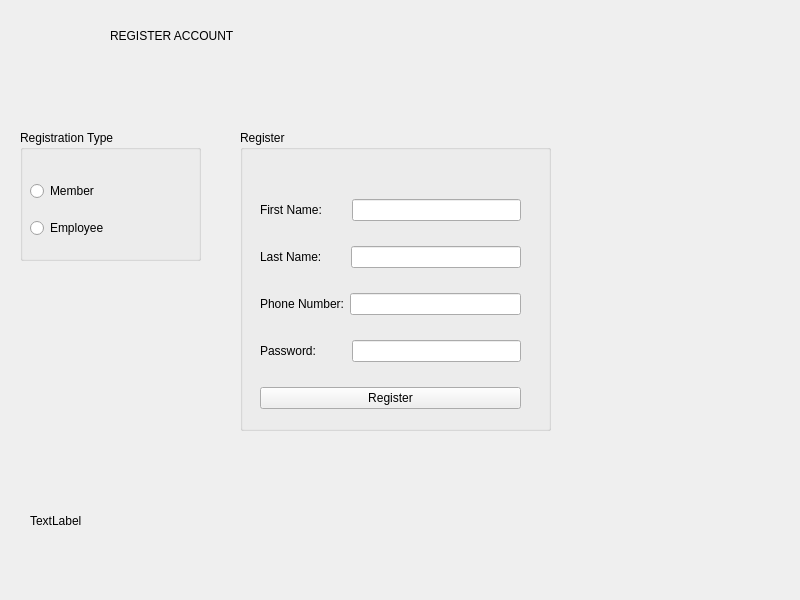
<?xml version="1.0" encoding="UTF-8"?>
<ui version="4.0">
 <class>RegisterAccount</class>
 <widget class="QMainWindow" name="RegisterAccount">
  <property name="geometry">
   <rect>
    <x>0</x>
    <y>0</y>
    <width>800</width>
    <height>600</height>
   </rect>
  </property>
  <property name="windowTitle">
   <string>MainWindow</string>
  </property>
  <widget class="QWidget" name="centralwidget">
   <widget class="QLabel" name="label">
    <property name="geometry">
     <rect>
      <x>110</x>
      <y>20</y>
      <width>161</width>
      <height>31</height>
     </rect>
    </property>
    <property name="text">
     <string>REGISTER ACCOUNT</string>
    </property>
   </widget>
   <widget class="QGroupBox" name="groupBox">
    <property name="geometry">
     <rect>
      <x>240</x>
      <y>130</y>
      <width>311</width>
      <height>301</height>
     </rect>
    </property>
    <property name="title">
     <string>Register</string>
    </property>
    <widget class="QWidget" name="layoutWidget">
     <property name="geometry">
      <rect>
       <x>20</x>
       <y>50</y>
       <width>261</width>
       <height>249</height>
      </rect>
     </property>
     <layout class="QVBoxLayout" name="verticalLayout">
      <item>
       <layout class="QHBoxLayout" name="horizontalLayout">
        <item>
         <widget class="QLabel" name="label_2">
          <property name="text">
           <string>First Name:       </string>
          </property>
         </widget>
        </item>
        <item>
         <widget class="QLineEdit" name="lineEdit_firstname"/>
        </item>
       </layout>
      </item>
      <item>
       <layout class="QHBoxLayout" name="horizontalLayout_2">
        <item>
         <widget class="QLabel" name="label_3">
          <property name="text">
           <string>Last Name:       </string>
          </property>
         </widget>
        </item>
        <item>
         <widget class="QLineEdit" name="lineEdit_lastname"/>
        </item>
       </layout>
      </item>
      <item>
       <layout class="QHBoxLayout" name="horizontalLayout_3">
        <item>
         <widget class="QLabel" name="label_4">
          <property name="text">
           <string>Phone Number:</string>
          </property>
         </widget>
        </item>
        <item>
         <widget class="QLineEdit" name="lineEdit_phonenumber"/>
        </item>
       </layout>
      </item>
      <item>
       <layout class="QHBoxLayout" name="horizontalLayout_4">
        <item>
         <widget class="QLabel" name="label_5">
          <property name="text">
           <string>Password:         </string>
          </property>
         </widget>
        </item>
        <item>
         <widget class="QLineEdit" name="lineEdit_password">
          <property name="echoMode">
           <enum>QLineEdit::Password</enum>
          </property>
         </widget>
        </item>
       </layout>
      </item>
      <item>
       <widget class="QPushButton" name="pushButton_register">
        <property name="text">
         <string>Register</string>
        </property>
       </widget>
      </item>
     </layout>
    </widget>
   </widget>
   <widget class="QLabel" name="label_registeraccount_connectionstatus">
    <property name="geometry">
     <rect>
      <x>30</x>
      <y>500</y>
      <width>151</width>
      <height>41</height>
     </rect>
    </property>
    <property name="text">
     <string>TextLabel</string>
    </property>
   </widget>
   <widget class="QGroupBox" name="groupBox_2">
    <property name="geometry">
     <rect>
      <x>20</x>
      <y>130</y>
      <width>181</width>
      <height>131</height>
     </rect>
    </property>
    <property name="title">
     <string>Registration Type</string>
    </property>
    <widget class="QWidget" name="verticalLayoutWidget">
     <property name="geometry">
      <rect>
       <x>10</x>
       <y>40</y>
       <width>160</width>
       <height>80</height>
      </rect>
     </property>
     <layout class="QVBoxLayout" name="verticalLayout_2">
      <item>
       <widget class="QRadioButton" name="radioButton_member">
        <property name="text">
         <string>Member</string>
        </property>
       </widget>
      </item>
      <item>
       <widget class="QRadioButton" name="radioButton_employee">
        <property name="text">
         <string>Employee</string>
        </property>
       </widget>
      </item>
     </layout>
    </widget>
   </widget>
  </widget>
 </widget>
 <resources/>
 <connections/>
</ui>
